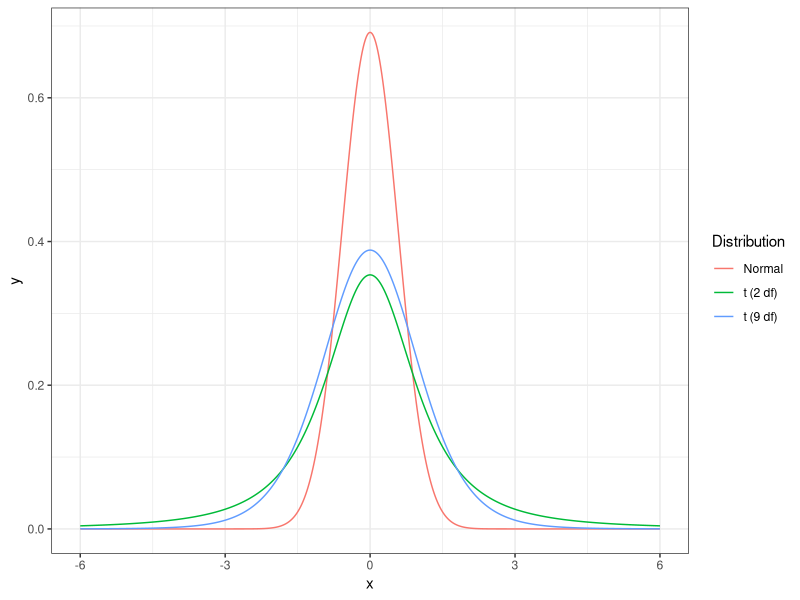
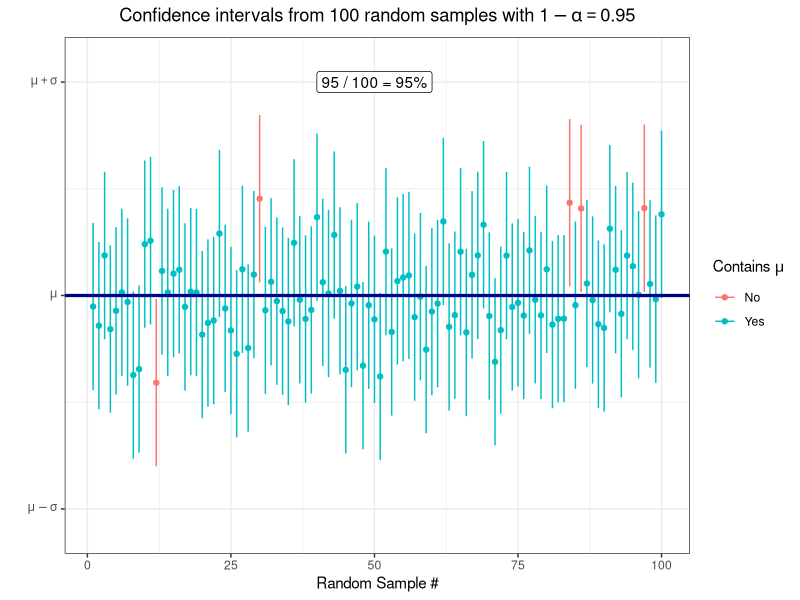
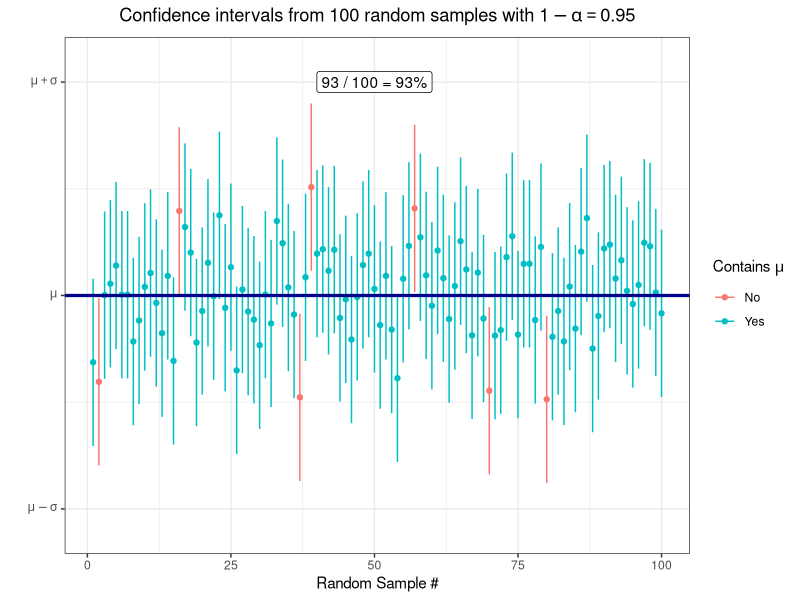
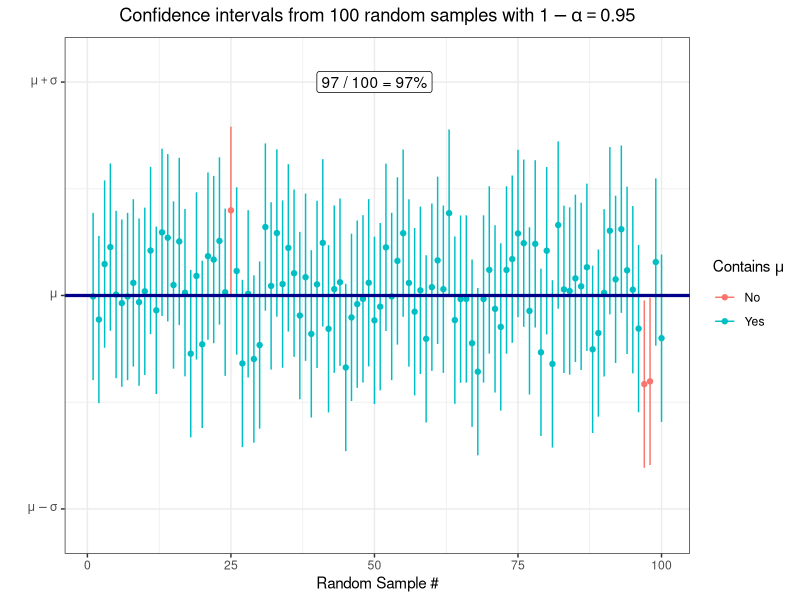
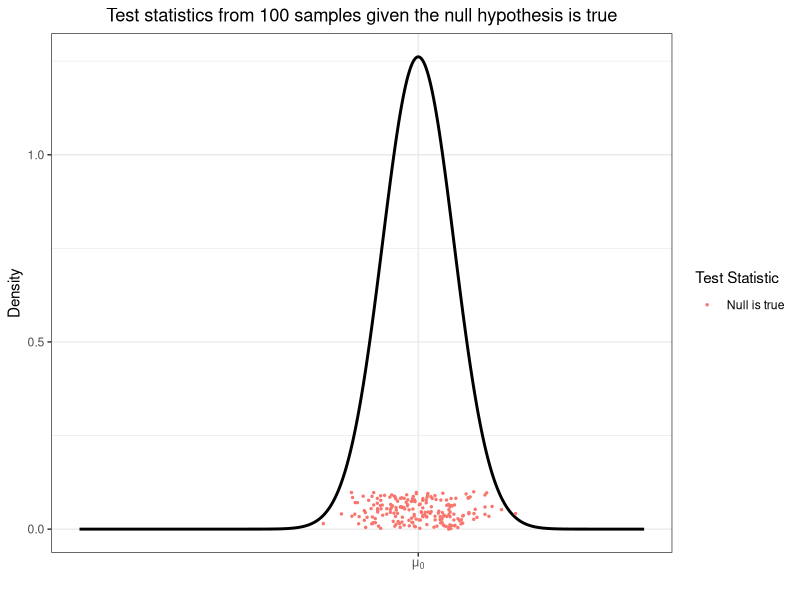
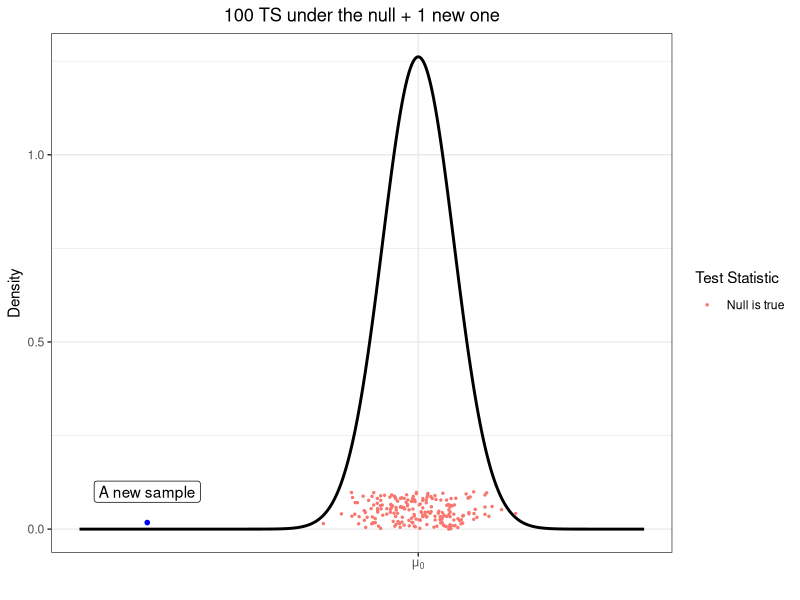
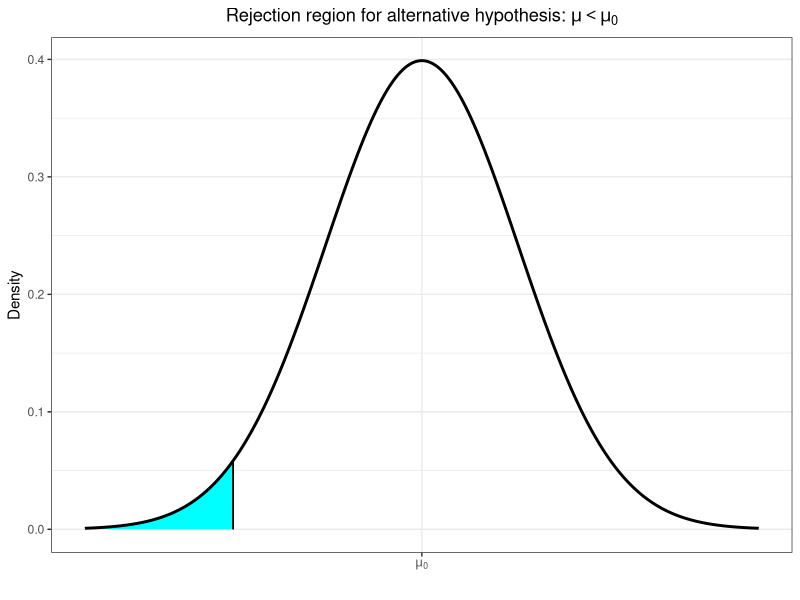
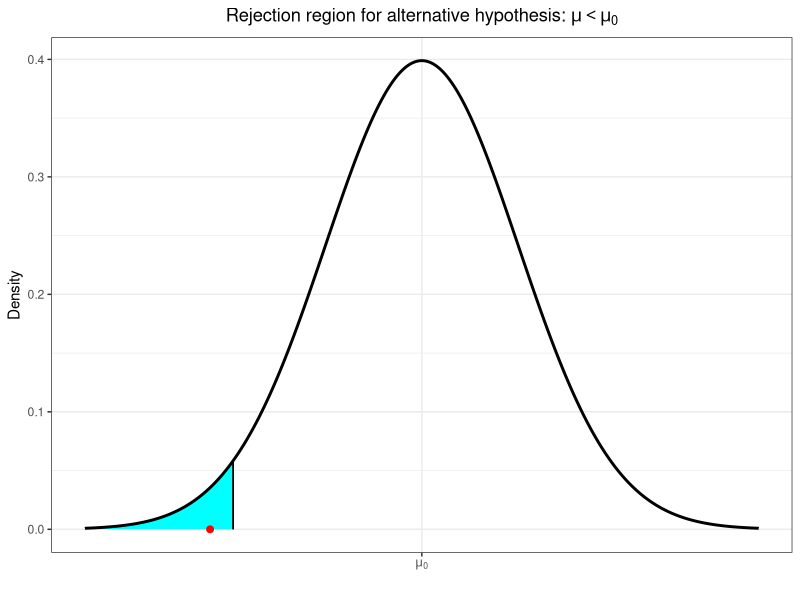

Recreate these plots in R, in order. (Note: this script raises an error after producing the figures.)
############ Prereqs ############
options(stringsAsFactors = FALSE, scipen = 600)
oldPar <- par()
os <- Sys.info()["sysname"]
baseDir <- ifelse(os == "Windows", "C:/Users/ptrainor/gdrive", "~/gdrive")

library(tidyverse)
library(ggrepel)

setwd(paste0(baseDir, "/iTeach/AST_505/myLectures/lecture8_MeanInference"))

############ Coverage probabilities ############
set.seed(3)
df1 <- data.frame(x = rnorm(10000))

png(file = "coverage1.png", height = 4, width = 6.5, units = "in", res = 600)
set.seed(3333)
xbar <- replicate(100, mean(sample(df1$x, 25)))
lower <- xbar - qnorm(.975) * 1 / sqrt(25)
upper <- xbar + qnorm(.975) * 1 / sqrt(25)
df2 <- data.frame(xbar = xbar, lower = lower, upper = upper, x = 1:length(xbar))
df2$contains <- ifelse(df2$lower < 0 & df2$upper > 0, "Yes", "No")
ggplot(df2, aes()) + geom_segment(aes(x = x, xend = x, y = lower, yend = upper, color = contains)) +
  geom_point(aes(x = x, y = xbar, color = contains)) + geom_hline(yintercept = 0, color = "darkblue", lwd = 1.1) +
  scale_y_continuous(breaks = c(-1, 0, 1), labels = c(expression(mu - sigma), expression(mu), expression(mu + sigma)),
                     limits = c(-1.1, 1.1)) +
  theme_bw() + labs(x = "Random Sample #", y = "", color = expression(paste("Contains ", mu))) +
  annotate("label", x = 50, y = 1, label = "95 / 100 = 95%") +
  ggtitle(expression(paste("Confidence intervals from 100 random samples with ", 1-alpha == .95))) +
  theme(plot.title = element_text(hjust = 0.5)) 
dev.off()

png(file = "coverage2.png", height = 4, width = 6.5, units = "in", res = 600)
set.seed(333)
xbar <- replicate(100, mean(sample(df1$x, 25)))
lower <- xbar - qnorm(.975) * 1 / sqrt(25)
upper <- xbar + qnorm(.975) * 1 / sqrt(25)
df2 <- data.frame(xbar = xbar, lower = lower, upper = upper, x = 1:length(xbar))
df2$contains <- ifelse(df2$lower < 0 & df2$upper > 0, "Yes", "No")
ggplot(df2, aes()) + geom_segment(aes(x = x, xend = x, y = lower, yend = upper, color = contains)) +
  geom_point(aes(x = x, y = xbar, color = contains)) + geom_hline(yintercept = 0, color = "darkblue", lwd = 1.1) +
  scale_y_continuous(breaks = c(-1, 0, 1), labels = c(expression(mu - sigma), expression(mu), expression(mu + sigma)),
                     limits = c(-1.1, 1.1)) +
  theme_bw() + labs(x = "Random Sample #", y = "", color = expression(paste("Contains ", mu))) +
  annotate("label", x = 50, y = 1, label = "93 / 100 = 93%") +
  ggtitle(expression(paste("Confidence intervals from 100 random samples with ", 1-alpha == .95))) +
  theme(plot.title = element_text(hjust = 0.5)) 
dev.off()

png(file = "coverage3.png", height = 4, width = 6.5, units = "in", res = 600)
set.seed(33)
xbar <- replicate(100, mean(sample(df1$x, 25)))
lower <- xbar - qnorm(.975) * 1 / sqrt(25)
upper <- xbar + qnorm(.975) * 1 / sqrt(25)
df2 <- data.frame(xbar = xbar, lower = lower, upper = upper, x = 1:length(xbar))
df2$contains <- ifelse(df2$lower < 0 & df2$upper > 0, "Yes", "No")
ggplot(df2, aes()) + geom_segment(aes(x = x, xend = x, y = lower, yend = upper, color = contains)) +
  geom_point(aes(x = x, y = xbar, color = contains)) + geom_hline(yintercept = 0, color = "darkblue", lwd = 1.1) +
  scale_y_continuous(breaks = c(-1, 0, 1), labels = c(expression(mu - sigma), expression(mu), expression(mu + sigma)),
                     limits = c(-1.1, 1.1)) +
  theme_bw() + labs(x = "Random Sample #", y = "", color = expression(paste("Contains ", mu))) +
  annotate("label", x = 50, y = 1, label = "97 / 100 = 97%") +
  ggtitle(expression(paste("Confidence intervals from 100 random samples with ", 1-alpha == .95))) +
  theme(plot.title = element_text(hjust = 0.5)) 
dev.off()

########### Fish weights example ############
set.seed(33)
fishWeights <- rnorm(100, 500, 10)
fishweights <- round(fishWeights, 2)
mean(fishweights)

varp <- function(x) mean((x-mean(x))^2)
sqrt(varp(fishweights))

set.seed(33333)
samp <- sample(fishweights, 5)
mean(samp)

round(sd(samp),3)

########### 100 test statistics ############
set.seed(1111111)
df3 <- data.frame(x = replicate(200, mean(rnorm(10))), y = runif(200, 0, .1))
df3$Test <- "Null is true"

df4 <- data.frame(x = seq(-3, 2, .0001), y = dnorm(seq(-3, 2, .0001), mean = 0, sd = 1/sqrt(10)))

png(file = "nullTests.png", height = 3.5, width = 6, units = "in", res = 600)
ggplot(df4, aes(x = x, y = y)) + geom_line(lwd = 1) + geom_point(data = df3, aes(x = x, y = y, color = Test), size = .5) + 
  scale_x_continuous(breaks = c(0), labels = c(expression(mu[0]))) +
  labs(x = "", y = "Density", color = "Test Statistic") + theme_bw() +
  ggtitle("Test statistics from 100 samples given the null hypothesis is true") +
  theme(plot.title = element_text(hjust = 0.5)) 
dev.off()

png(file = "nullTests2.png", height = 3.5, width = 6, units = "in", res = 600)
ggplot(df4, aes(x = x, y = y)) + geom_line(lwd = 1) + geom_point(data = df3, aes(x = x, y = y, color = Test), size = .5) + 
  annotate("point", x = -2.4, y = 0.0175, color = "blue", size = 1.25) + 
  annotate("label", x = -2.4, y = 0.1, label = "A new sample") + 
  scale_x_continuous(breaks = c(0), labels = c(expression(mu[0]))) +
  ggtitle("100 TS under the null + 1 new one") +
  labs(x = "", y = "Density", color = "Test Statistic") + theme_bw() +
  theme(plot.title = element_text(hjust = 0.5)) 
dev.off()

########### Rejection regions ############
png(file = "nullTests3.png", height = 4, width = 6, units = "in", res = 600)
ggplot(data.frame(x = c(-3.5, 3.5)), aes(x)) + 
  stat_function(fun = function(x) dnorm(x), xlim = c(-3.4, -1.96), geom = "area", fill = "cyan", n = 10000) +
  stat_function(fun = function(x) dnorm(x), lwd = 1, n = 50000) + 
  geom_segment(aes(x = -1.96, xend = -1.96, y = 0, yend = dnorm(-1.96))) +
  scale_x_continuous(breaks = c(0), labels = c(expression(mu[0]))) +
  labs(x = "", y = "Density") + theme_bw() +
  ggtitle(expression(paste("Rejection region for alternative hypothesis: ", mu < mu[0]))) +
  theme(plot.title = element_text(hjust = 0.5)) 
dev.off()

# LOH
png(file = "nullTests4.png", height = 4, width = 6, units = "in", res = 600)
ggplot(data.frame(x = c(-3.5, 3.5)), aes(x)) + 
  stat_function(fun = function(x) dnorm(x), xlim = c(-3.4, -1.96), geom = "area", fill = "cyan", n = 10000) +
  stat_function(fun = function(x) dnorm(x), lwd = 1, n = 50000) + 
  geom_segment(aes(x = -1.96, xend = -1.96, y = 0, yend = dnorm(-1.96))) +
  scale_x_continuous(breaks = c(0), labels = c(expression(mu[0]))) +
  annotate("point", x = -2.2, y = 0, color = "red", size = 2) +
  labs(x = "", y = "Density") + theme_bw() +
  ggtitle(expression(paste("Rejection region for alternative hypothesis: ", mu < mu[0]))) +
  theme(plot.title = element_text(hjust = 0.5)) 
dev.off()

########### Student's t-distribution ############
set.seed(33333)
df4 <- rbind(data.frame(x = seq(-6, 6, .001), y = dnorm(seq(-6, 6, .001), mean = 0, sd = 1/sqrt(3)), Distribution = "Normal"),
             data.frame(x = seq(-6, 6, .001), y = dt(seq(-6, 6, .001), df = 2), Distribution = "t (2 df)"),
             data.frame(x = seq(-6, 6, .001), y = dt(seq(-6, 6, .001), df = 9), Distribution = "t (9 df)"))

ggplot(df4, aes(x = x, y = y, group = Distribution, color = Distribution)) + geom_line() + theme_bw()

set.seed(333333)
df5 <- data.frame(x = replicate(100000, mean(rnorm(3))))

ggplot(df4, aes(x = x, y = ..density..)) + geom_histogram(bins = 60, fill = "grey65", color = "black") + 
  geom_line(data = df3 %>% filter(Distribution == "Normal"), aes(x = x, y = y)) + xlim(-1, 6) +
  theme_bw()
